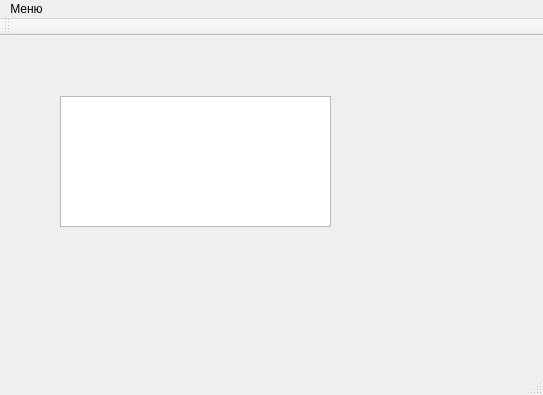
<?xml version="1.0" encoding="UTF-8"?>
<ui version="4.0">
 <class>MainWindow</class>
 <widget class="QMainWindow" name="MainWindow">
  <property name="geometry">
   <rect>
    <x>0</x>
    <y>0</y>
    <width>543</width>
    <height>395</height>
   </rect>
  </property>
  <property name="windowTitle">
   <string>Лабораторная работа №1</string>
  </property>
  <widget class="QWidget" name="centralWidget">
   <widget class="QTextEdit" name="textEdit">
    <property name="geometry">
     <rect>
      <x>60</x>
      <y>60</y>
      <width>271</width>
      <height>131</height>
     </rect>
    </property>
   </widget>
  </widget>
  <widget class="QMenuBar" name="menuBar">
   <property name="geometry">
    <rect>
     <x>0</x>
     <y>0</y>
     <width>543</width>
     <height>30</height>
    </rect>
   </property>
   <widget class="QMenu" name="menu">
    <property name="title">
     <string>Меню</string>
    </property>
    <addaction name="separator"/>
    <addaction name="action_2"/>
    <addaction name="action_3"/>
   </widget>
   <addaction name="menu"/>
  </widget>
  <widget class="QToolBar" name="mainToolBar">
   <attribute name="toolBarArea">
    <enum>TopToolBarArea</enum>
   </attribute>
   <attribute name="toolBarBreak">
    <bool>false</bool>
   </attribute>
  </widget>
  <widget class="QStatusBar" name="statusBar"/>
  <action name="action_2">
   <property name="text">
    <string>Авторы</string>
   </property>
  </action>
  <action name="action_3">
   <property name="text">
    <string>Выход</string>
   </property>
  </action>
 </widget>
 <layoutdefault spacing="6" margin="11"/>
 <resources/>
 <connections>
  <connection>
   <sender>action_3</sender>
   <signal>triggered()</signal>
   <receiver>MainWindow</receiver>
   <slot>close()</slot>
   <hints>
    <hint type="sourcelabel">
     <x>-1</x>
     <y>-1</y>
    </hint>
    <hint type="destinationlabel">
     <x>271</x>
     <y>197</y>
    </hint>
   </hints>
  </connection>
 </connections>
</ui>
